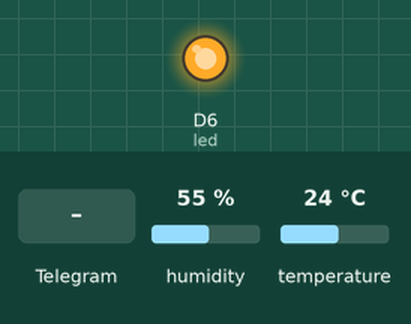
Recording of a sketch running on a simulated ESP8266 (NodeMCU). Shown: output pins drawn as LEDs (lit = HIGH). The inputs (shaded band) are chosen by the test bench; at power-on: humidity 55 %, temperature 24 °C. WiFi joins after 1.5 s; servers stay silent unless stated; what the sketch prints to the serial monitor is not drawn.

Above: at 2.8 s.
2.9 s: Telegram message "/ledoff" received
At 3.6 s:
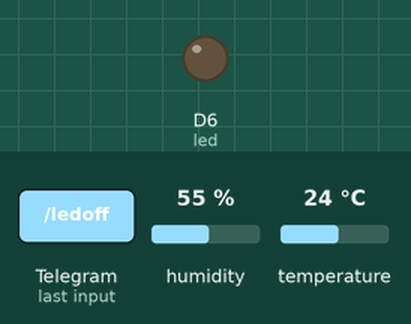
4.7 s: Telegram message "/ledon" received
At 6.4 s:
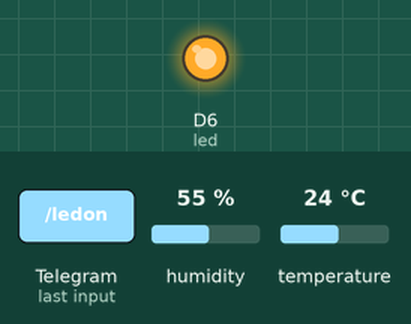
Timing chart, 0 to 7.9 s (numbered marks = the images above; inputs shaded):
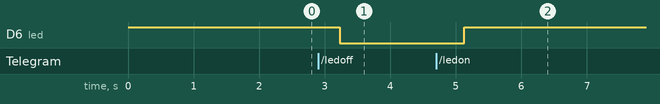

The sketch:

Dht11_telegram.ino
```cpp
#include <ESP8266WiFi.h>
#include <WiFiClientSecure.h>
#include <UniversalTelegramBot.h>
#include "DHT.h"

#define DHTPIN D5
#define led D6
#define DHTTYPE DHT11   // DHT 11

DHT dht(DHTPIN, DHTTYPE);

// Initialize Wifi connection to the router
char ssid[] = "PURBA";     // diisi nama wifi
char password[] = "bet03kom"; // diisi password wifi

// Initialize Telegram BOT
#define BOTtoken "1458895911:AAGcF737Tc9e0zmcRcXsJkDSHbfhosSDh4g" // diisi Token Bot (Dapat dari Telegram Botfather)

WiFiClientSecure client;
UniversalTelegramBot bot(BOTtoken, client);

//Checks for new messages every 1 second.
int botRequestDelay = 1000;
unsigned long lastTimeBotRan;

void handleNewMessages(int numNewMessages) {
  Serial.println("handleNewMessages");
  Serial.println(String(numNewMessages));

  for (int i=0; i<numNewMessages; i++) {
    String chat_id = String(bot.messages[i].chat_id);
    String text = bot.messages[i].text;

    String from_name = bot.messages[i].from_name;
    if (from_name == "") from_name = "Guest";


    //Cek Pembacaan Sensor DHT11
    if (text == "/statussuhu") {
      int t = dht.readTemperature()-2;
       String temp = "Suhu saat ini : ";
       temp += int(t);
       temp +=" *C\n";

      bot.sendMessage(chat_id,temp, "");
    }
    if (text == "/statuskelembapan") {
      int h = dht.readHumidity();
       String temp = "Kelembaban: ";
       temp += int(h);
       temp += " %";

      bot.sendMessage(chat_id,temp, "");
    }

    //Kontrol LED
    if (text == "/ledon") {
      digitalWrite(led, HIGH);
      bot.sendMessage(chat_id, "LED sudah nyala", "");
    }
     if (text == "/ledoff") {
      digitalWrite(led, LOW);
      bot.sendMessage(chat_id, "LED sudah padam", "");
    }

    //Cek Command untuk setiap aksi
    if (text == "/start") {
      String welcome = "Welcome  " + from_name + ".\n";
      welcome += "/statussuhu : Status suhu ruangan\n";
      welcome += "/statuskelembapan : Status kelembapan ruangan\n";
      welcome += "/ledon : Nyalakan LED\n";
      welcome += "/ledoff : Padamkan LED\n";
      bot.sendMessage(chat_id, welcome, "Markdown");
    }
  }
}

void setup() {

  //pinMode(led, OUTPUT);
  pinMode(led, OUTPUT);
 //  digitalWrite(led, HIGH); // turn off the led (inverted logic!)
  digitalWrite(led, HIGH);
  Serial.begin(115200);
  dht.begin();
  // This is the simplest way of getting this working
  // if you are passing sensitive information, or controlling
  // something important, please either use certStore or at
  // least client.setFingerPrint
  client.setInsecure();

  // Set WiFi to station mode and disconnect from an AP if it was Previously
  // connected
  WiFi.mode(WIFI_STA);
  WiFi.disconnect();
  delay(100);

  // attempt to connect to Wifi network:
  Serial.print("Connecting Wifi: ");
  Serial.println(ssid);
  WiFi.begin(ssid, password);

  while (WiFi.status() != WL_CONNECTED) {
    Serial.print(".");
    delay(500);
  }

  Serial.println("");
  Serial.println("WiFi connected");
  Serial.print("IP address: ");
  Serial.println(WiFi.localIP());
}

void loop() {
  int t = dht.readTemperature()-2;
  int h = dht.readHumidity();
  if (millis() > lastTimeBotRan + botRequestDelay)  {
    int numNewMessages = bot.getUpdates(bot.last_message_received + 1);

    while(numNewMessages) {
      Serial.println("got response");
      handleNewMessages(numNewMessages);
      numNewMessages = bot.getUpdates(bot.last_message_received + 1);
    }

    lastTimeBotRan = millis();
  }
}
```

Measured:
- after the input at 2.9 s, D6 (led): HIGH → LOW after 0.33 s
- after the input at 4.7 s, D6 (led): LOW → HIGH after 0.43 s
